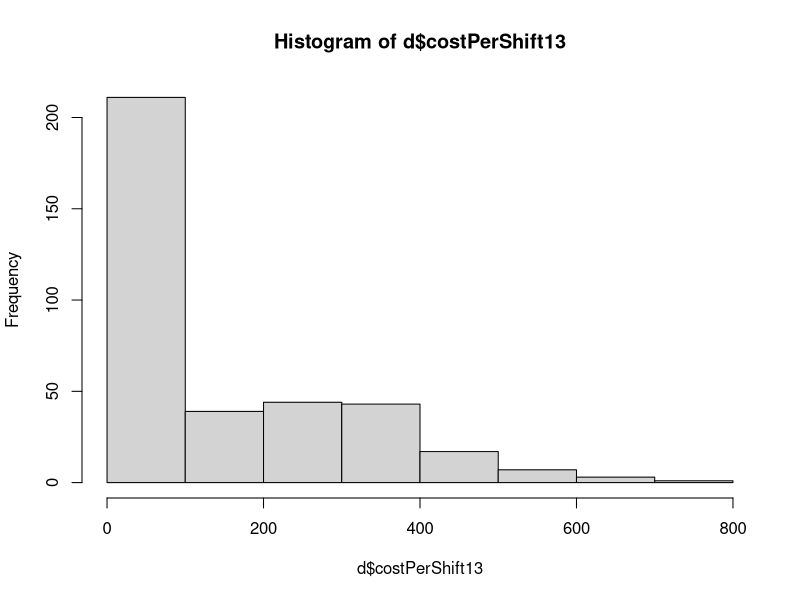
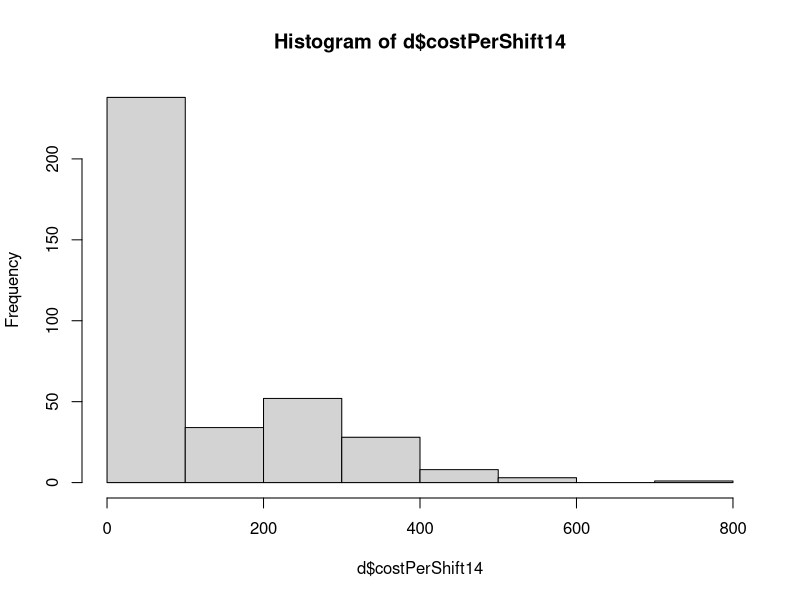
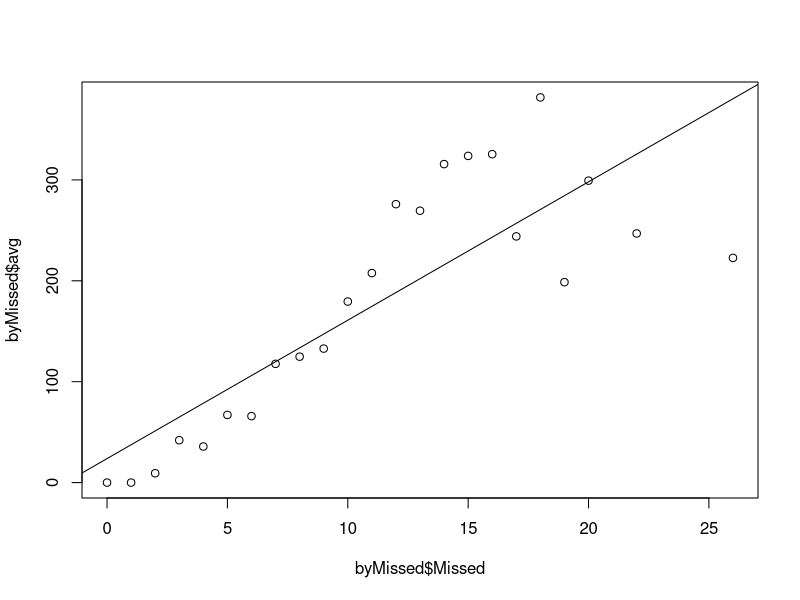
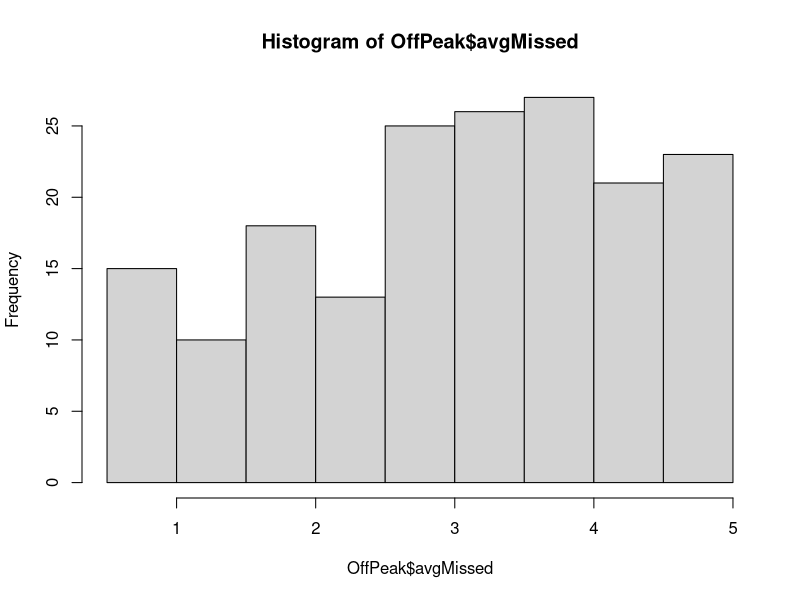
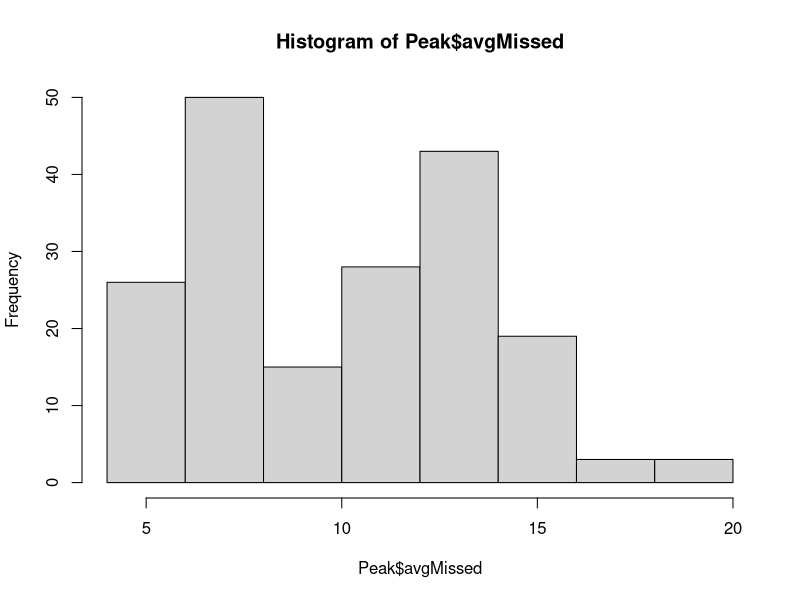

These figures' R source, in order:
library(dplyr)
library(truncnorm)


setwd("C:/Users/dhadley/Documents/GitHub/workNotebook/")
allData <- read.csv("./FirefightersVacation.csv")


# FY15 is not complete, so I will drop that
d <- allData %>%
  select(-FY15Missed, -FY15Cost) %>%
  mutate(date = as.Date(Day, format="%m/%d/%Y"))

d[is.na(d)] <- 0

d$costPerShift13 <- ifelse(d$FY13Cost == 0, 0, d$FY13Cost / d$FY13Missed)
d$costPerShift14 <- ifelse(d$FY14Cost == 0, 0, d$FY14Cost / d$FY14Missed)

hist(d$costPerShift13)
hist(d$costPerShift14)

# Most time we are not paying much overtime for missed shifts ^^^


#### This first section is to model the average OT cost per shift given how many shifts must be filled ####
# The problem, of course, is that there are other factors
# like sick shifts that come into play

# First combine the data to get averages and start the model
Thirteen <- d %>%
  select(FY13Missed, Day, costPerShift13) %>%
  rename(Missed = FY13Missed, cost = costPerShift13)

Fourteen <- d %>%
  select(FY14Missed, Day, costPerShift14) %>%
  rename(Missed = FY14Missed, cost = costPerShift14)

CostPerShift <- union(Thirteen, Fourteen)
rm(Thirteen, Fourteen)


# simple regression model to see what an average number of missed shifts will cost
byMissed <- CostPerShift %>%
  group_by(Missed) %>%
  summarise(avg = mean(cost),
            min = min(cost),
            max = max(cost),
            stDev = sd(cost))

byMissed[1,] <- 0

reg1 <- lm(byMissed$avg~byMissed$Missed)
plot(byMissed$avg~byMissed$Missed)
abline(reg1)

byMissed$Predicted <- predict(reg1)


## new is the key for predicting cost per shift
x <- byMissed$Missed
y <- x + byMissed$avg
predict(lm(y ~ x))
new <- data.frame(x = seq(0,27))
reg2 <- predict(lm(y ~ x), new, se.fit = TRUE)

new$CostPerMissed <- reg2$fit
names(new)[1] <- "Missed"




# Now we will go back to d and try to model a year of shifting shifts
d <- mutate(d, avgMissed = (FY13Missed + FY14Missed)/2)

d$OffPeak <- ifelse(d$avgMissed > 5, "No", "Yes")



### A simulation of Off Peak
# First see what the actual dist looks like
OffPeak <- d %>%
  filter(OffPeak == "Yes")

summary(OffPeak$avgMissed)
sd(OffPeak$avgMissed)
hist(OffPeak$avgMissed)


### A simulation of Peak
# First see what the actual dist looks like
Peak <- d %>%
  filter(OffPeak == "No")

summary(Peak$avgMissed)
sd(Peak$avgMissed)
hist(Peak$avgMissed)

# Now simulate it
RegularYearSim <- function(nsims){
  for (i in 1:nsims) {
    OffPeakSim <- rtruncnorm(n=178, a=0.5, b=5, m=3.25, sd=1.25) 
    # I round so that I can combine with averages later
    OffPeakSim <- round(OffPeakSim)
    
    PeakSim <- rtruncnorm(n=187, a=5, b=20, m=10.25, sd=3.5) 
    # I round so that I can combine with averages later
    PeakSim <- round(PeakSim)
    
    
    OffPeakSim <- OffPeakSim  %>% as.data.frame() 
    PeakSim <- PeakSim  %>% as.data.frame() 
    
    OneYear <- rbind(OffPeakSim, PeakSim)
    names(OneYear)[1] <- "Missed"
    
    OneYearFinal <- merge(OneYear, new)
    OneYearFinal$TotalCost <- OneYearFinal$Missed * OneYearFinal$CostPerMissed
    totalCost = sum(OneYearFinal$TotalCost)
    totalMissed = sum(OneYearFinal$Missed)
    costPerShift = totalCost / totalMissed
    print(paste("Total Cost: $", round(totalCost)))
    print(paste("Total Missed Shifts:", totalMissed))
    print(paste("Cost Per Shift:", round(costPerShift)))
    
  }
}


ShiftedYearSim <- function(nsims, avgOffPeak, avgPeak){
  for (i in 1:nsims) {
    OffPeakSim <- rtruncnorm(n=178, a=0.5, b=5, m=avgOffPeak, sd=1.25) 
    # I round so that I can combine with averages later
    OffPeakSim <- round(OffPeakSim)
    
    PeakSim <- rtruncnorm(n=187, a=5, b=20, m=avgPeak, sd=3.5) 
    # I round so that I can combine with averages later
    PeakSim <- round(PeakSim)
    
    
    OffPeakSim <- OffPeakSim  %>% as.data.frame() 
    PeakSim <- PeakSim  %>% as.data.frame() 
    
    OneYear <- rbind(OffPeakSim, PeakSim)
    names(OneYear)[1] <- "Missed"
    
    OneYearFinal <- merge(OneYear, new)
    OneYearFinal$TotalCost <- OneYearFinal$Missed * OneYearFinal$CostPerMissed
    totalCost = sum(OneYearFinal$TotalCost)
    totalMissed = sum(OneYearFinal$Missed)
    costPerShift = totalCost / totalMissed
    print(paste("Total Cost: $", round(totalCost)))
    print(paste("Total Missed Shifts:", totalMissed))
    print(paste("Cost Per Shift:", round(costPerShift)))
  }
}

RegularYearSim(1)
ShiftedYearSim(1, 5, 9)
